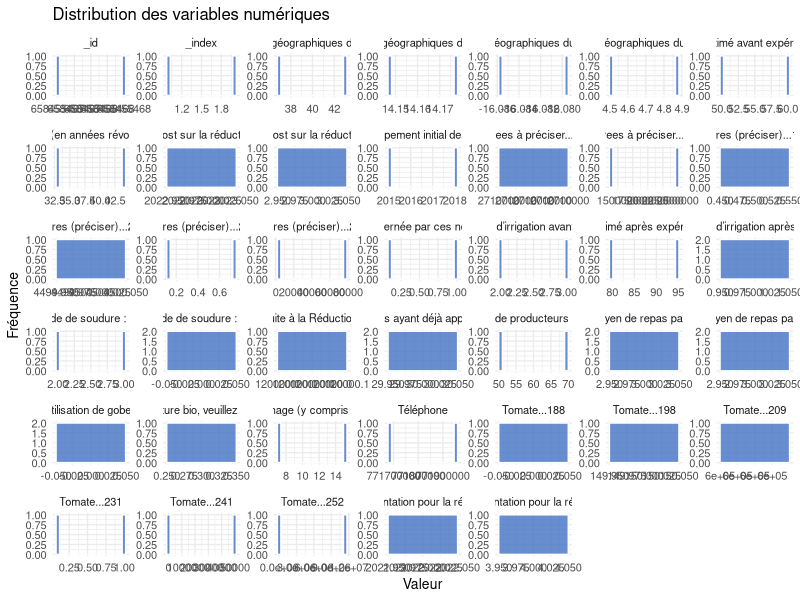

R code for this plot: (Note: this script raises an error after producing the figure.)
## ---- chunk 1
knitr::opts_chunk$set(
  echo       = TRUE,
  warning    = FALSE,
  message    = FALSE,
  fig.align  = "center",
  fig.width  = 6,
  fig.height = 4
)
## ---- chunk 2
# Packages nécessaires (installer si absent : install.packages("..."))
library(readxl)   # lecture de fichiers Excel
library(dplyr)    # manipulation de données
library(ggplot2)  # visualisation
library(knitr)    # tableaux formatés
library(tidyr)    # mise en forme des données
## ---- chunk 3
# Lecture du fichier Excel présent dans le répertoire du projet
donnees <- read_excel("base1.xlsx")

# Dimensions du jeu de données
cat("Dimensions :", nrow(donnees), "lignes ×", ncol(donnees), "colonnes\n")

# Aperçu des premières observations
kable(head(donnees, 6), caption = "Aperçu des premières observations")
## ---- chunk 4
# Structure du jeu de données
str(donnees)
## ---- chunk 5
# Résumé statistique
kable(summary(donnees), caption = "Résumé statistique des variables")
## ---- chunk 6
# Suppression des lignes entièrement vides
donnees_propres <- donnees %>%
  filter(if_any(everything(), ~ !is.na(.)))

# Vérification des valeurs manquantes par colonne
na_par_col <- donnees_propres %>%
  summarise(across(everything(), ~ sum(is.na(.)))) %>%
  pivot_longer(everything(),
               names_to  = "Variable",
               values_to = "Valeurs_manquantes")

kable(na_par_col, caption = "Nombre de valeurs manquantes par variable")
## ---- chunk 7
# Sélection des colonnes numériques
vars_num <- donnees_propres %>% select(where(is.numeric))

if (ncol(vars_num) > 0) {
  vars_num_long <- vars_num %>%
    pivot_longer(everything(), names_to = "Variable", values_to = "Valeur")

  ggplot(vars_num_long, aes(x = Valeur)) +
    geom_histogram(bins = 20, fill = "#4472C4", color = "white", alpha = 0.8) +
    facet_wrap(~ Variable, scales = "free") +
    labs(title = "Distribution des variables numériques",
         x     = "Valeur",
         y     = "Fréquence") +
    theme_minimal(base_size = 10)
} else {
  cat("Aucune variable numérique détectée.\n")
}
## ---- chunk 8
if (ncol(vars_num) > 0) {
  stats <- vars_num %>%
    summarise(across(everything(),
                     list(Moyenne  = ~ round(mean(., na.rm = TRUE), 2),
                          Mediane  = ~ round(median(., na.rm = TRUE), 2),
                          Ecart_type = ~ round(sd(., na.rm = TRUE), 2),
                          Min      = ~ round(min(., na.rm = TRUE), 2),
                          Max      = ~ round(max(., na.rm = TRUE), 2)),
                     .names = "{.col}__{.fn}")) %>%
    pivot_longer(everything(),
                 names_to  = c("Variable", "Statistique"),
                 names_sep = "__") %>%
    pivot_wider(names_from = Statistique, values_from = value)

  kable(stats,
        caption = "Statistiques descriptives des variables numériques",
        digits  = 2)
}
## ---- chunk 9
vars_cat <- donnees_propres %>% select(where(~ is.character(.) | is.factor(.)))

if (ncol(vars_cat) > 0) {
  for (v in names(vars_cat)) {
    cat("\n### Variable :", v, "\n\n")
    tbl <- table(vars_cat[[v]], useNA = "ifany")
    print(kable(as.data.frame(tbl),
                col.names = c("Modalité", "Effectif"),
                caption   = paste("Répartition de", v)))
  }
} else {
  cat("Aucune variable catégorielle détectée.\n")
}
## ---- chunk 10
if (ncol(vars_num) >= 2) {
  mat_cor <- cor(vars_num, use = "complete.obs")

  # Affichage tabulaire
  kable(round(mat_cor, 2),
        caption = "Matrice de corrélation (Pearson)")

  # Visualisation par heatmap
  mat_long <- as.data.frame(as.table(mat_cor))
  names(mat_long) <- c("Var1", "Var2", "Correlation")

  ggplot(mat_long, aes(x = Var1, y = Var2, fill = Correlation)) +
    geom_tile(color = "white") +
    geom_text(aes(label = round(Correlation, 2)), size = 3) +
    scale_fill_gradient2(low  = "#D73027",
                         mid  = "white",
                         high = "#1A9850",
                         midpoint = 0,
                         limits   = c(-1, 1)) +
    labs(title = "Matrice de corrélation",
         x = NULL, y = NULL) +
    theme_minimal(base_size = 10) +
    theme(axis.text.x = element_text(angle = 45, hjust = 1))
}
